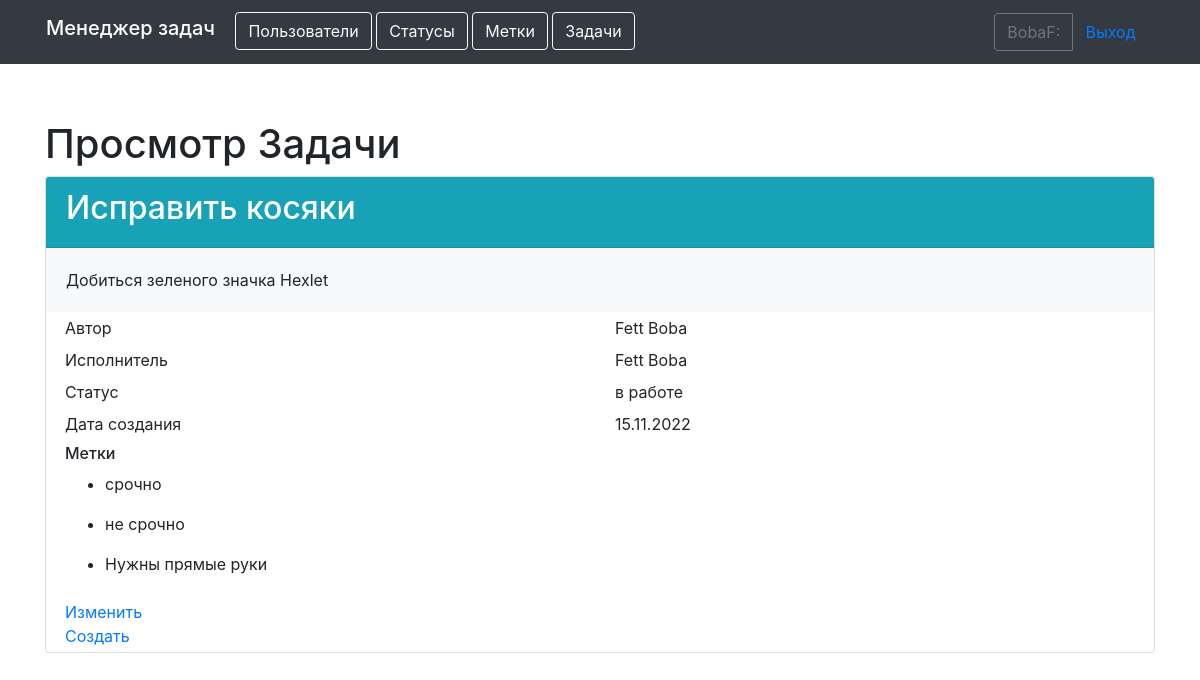
Screenshot of /tasks/2/ (signed in) with the database file from the repository.
### task_manager/apps/users/models.py (models this page shows)
class User(AbstractUser):
    def __str__(self):
        return self.get_full_name()

### task_manager/apps/tasks/models.py (models this page shows, shortened)
class Task(models.Model):
    name = models.CharField(max_length=255,
                            verbose_name=names.name)
    description = models.TextField(null=True,
                                   verbose_name=names.descr)
    author = models.ForeignKey(User, on_delete=models.PROTECT,
                               verbose_name=names.author)
    status = models.ForeignKey(Status, on_delete=models.PROTECT,
                               verbose_name=names.status)
    executor = models.ForeignKey(User, on_delete=models.PROTECT,
                                 null=True,
                                 blank=True,
                                 related_name='executor',
                                 verbose_name=names.executor
                                 )
    time_create = models.DateTimeField(auto_now_add=True,
                                       verbose_name=names.date)
    labels = models.ManyToManyField(Label,
                                    through='LabelForTask',
                                    verbose_name=names.labels,
                                    blank=True)

### task_manager/apps/statuses/models.py (models this page shows)
class Status(models.Model):
    time_create = models.DateTimeField(auto_now_add=True)
    name = models.CharField(max_length=255,
                            verbose_name=names.name)
    def __str__(self):
        return self.name

### task_manager/apps/labels/models.py (models this page shows)
class Label(models.Model):
    time_create = models.DateTimeField(auto_now_add=True)
    name = models.CharField(max_length=255,
                            verbose_name=names.name)
    class Meta:
        verbose_name = names.label
        verbose_name_plural = names.labels
    def __str__(self):
        return self.name

### task_manager/apps/tasks/views.py (the view, shortened to what this page needs)
# urls.py: path('<int:pk>/', ShowTask.as_view(), name='show_task'),
class ShowTask(LoginRequiredMixin, DetailView):
    model = Task
    template_name = 'tasks/show_task.html'
    context_object_name = 'task'
    login_url = 'login'

### task_manager/templates/tasks/show_task.html
{% extends 'basic.html' %}
{% load bootstrap4 %}
{% load i18n %}
{% block content %}
<h1>{% translate 'Task show' %}</h1>
<div class="card">
  <div class="card-header bg-info text-white">
    <h2>{{ task.name }}</h2>
  </div>
    <div class="card-body bg-light" >
    {{ task.description }}
    </div>
     <div class="row m-1">
        <div class="col">{% translate 'Author' %}</div>
        <div class="col">{{ task.author }}</div>
      </div>
      <div class="row m-1">
        <div class="col">{% translate 'Executor' %}</div>
        <div class="col">{{ task.executor }}</div>
      </div>
      <div class="row m-1">
        <div class="col">{% translate 'Status' %}</div>
        <div class="col">{{ task.status }}</div>
      </div>
      <div class="row m-1">
        <div class="col">{% translate 'Created date' %}</div>
        <div class="col">{{ task.time_create|date:'d.m.Y' }}</div>
      </div>
    <div class="row m-1">
        <div class="col">
            <h6>{% translate "Labels:" %}</h6>
            {% for lbl in task.labels.all %}
            <ul>
                <li>{{ lbl }}</li>
            </ul>
            {% endfor %}
        </div>
    </div>
    <div class="row m-1">
        <div class="col">
          <a href="{% url 'update_tsk' task.pk %}">{% translate 'Update' %}</a>
          <br>
          <a href="{% url 'delete_tsk' task.pk %}">{% translate 'Create' %}</a>
        </div>
    </div>
</div>
{% endblock %}

### task_manager/templates/basic.html (shortened to what this page needs)
{% load bootstrap4 %}
{% load i18n %}
{% get_current_language as LANGUAGE_CODE %}
{% bootstrap_css %}
<!DOCTYPE html>
<html lang="{{ LANGUAGE_CODE }}">
<head>
</head>
<body class="d-flex flex-column h-100">
    <header>
        <div class="container d-flex justify-content-between">
            <nav class="navbar navbar-expand-md navbar-dark fixed-top bg-dark">
                <div class="container-fluid">
                    <div class="col-md-10">
                        <h1 class="navbar-brand" >{% translate "Task manager" %}</h1>
                        <a href="{% url 'users_list' %}" class="btn btn-outline-light" role="button">{% translate "Users" %}</a>
                        {% if request.user.is_authenticated %}
                        <a href="{% url 'statuses' %}" class="btn btn-outline-light" role="button">{% translate "Statuses" %}</a>
                        <a href="{% url 'labels' %}" class="btn btn-outline-light" role="button">{% translate "Labels" %}</a>
                        <a href="{% url 'tasks_list' %}" class="btn btn-outline-light" role="button">{% translate "Tasks" %}</a>
                        {% endif %}
                    </div>
                    <div class="col-6 col-md-2">
                        {% if request.user.is_authenticated %}
                        <div class="btn-group" data-toggle="buttons">
                            <a class="btn btn-outline-secondary" >{{ user.username }}:</a>
                            <a href="{% url 'logout' %}" class="btn btn-link" role="button">{% translate "Log out" %}</a>
                            </div>
                        {% else %}
                        <div class="btn-group" data-toggle="buttons">
                            <a href="{% url 'login' %}" class="btn btn-link" role="button">{% translate "Log in" %}</a>
                            <a href="{% url 'register' %}" class="btn btn-link" role="button">{% translate "Sing up" %}</a>
                        </div>
                        {% endif %}
                    </div>
                </div>
            </nav>
        </div>
    </header>
    <main role="main" class="container" style="margin-top: 120px">
        {% block content %}
        {% endblock %}
    </main>
</body>
</html>

### rows the page displays
User: username "BobaF"
Task: name "Исправить косяки", description "Добиться зеленого значка Hexlet", author "Fett Boba", executor "Fett Boba", status "в работе", time_create "15.11.2022"
Label: name "срочно"
Label: name "не срочно"
Label: name "Нужны прямые руки"
